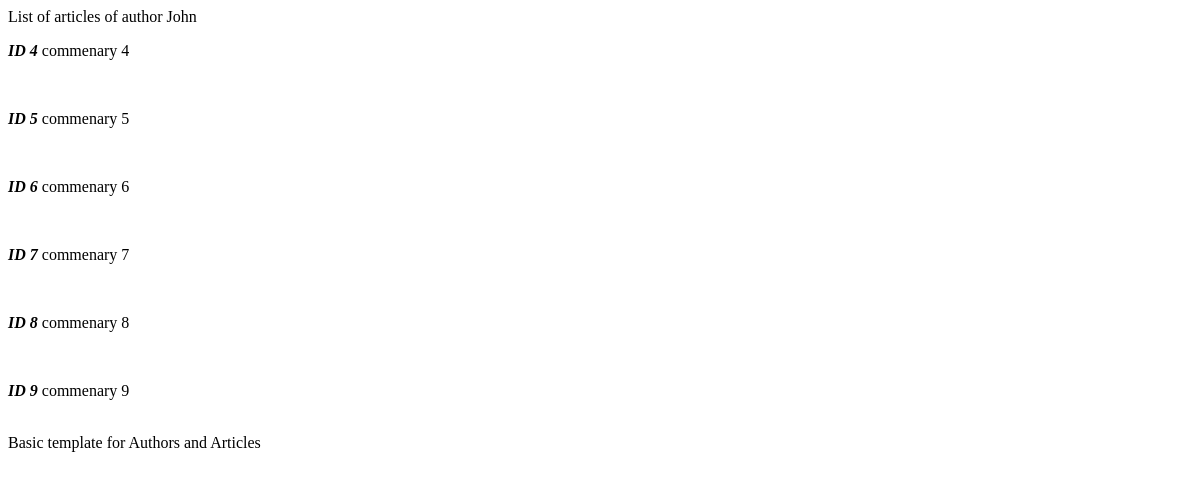
/sem_2/articles/2/, run on an earlier commit of the app's database.
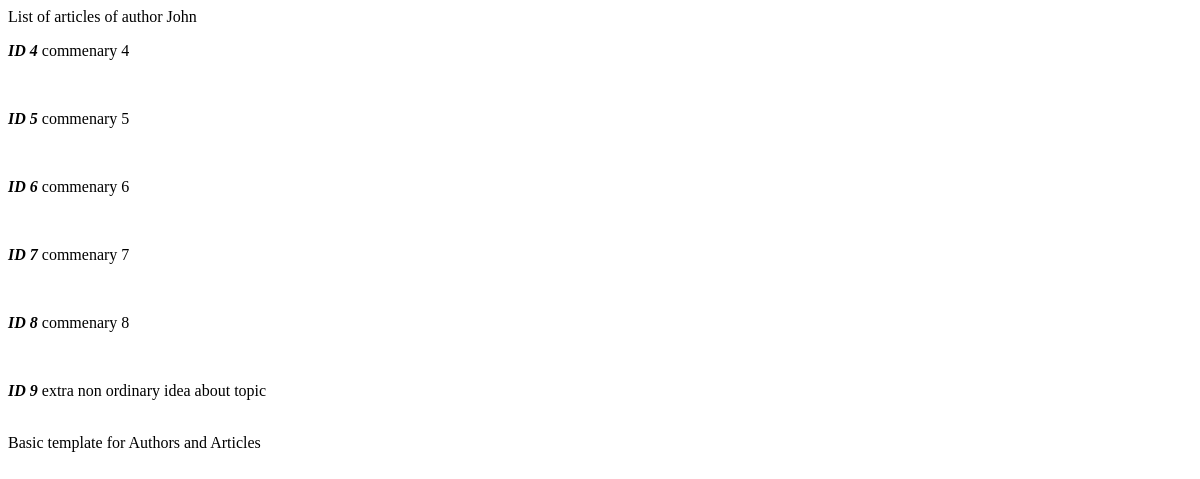
And on a later commit of the database.
### sem_app_2/models.py (models this page shows, shortened)
class Article(models.Model):
    head = models.CharField(max_length=200)
    content = models.TextField()
    publish_date = models.DateField()
    author = models.ForeignKey(Author, on_delete=models.CASCADE)
    category = models.CharField(max_length=100)
    views = models.IntegerField(default=0)
    published = models.BooleanField(default=False)

### sem_app_2/views.py (the view)
# urls.py: path('articles/<int:author_id>/', views.get_articles, name='articles'),
def get_articles(request, author_id):
    context = dict()
    articles = Article.objects.all().filter(author_id=author_id)
    author = Author.objects.get(pk=author_id)
    context['title'] = f'{author.full_name} articles'
    context['text'] = f'List of articles of author {author.name}'
    context['articles'] = articles
    return render(request, 'sem_app_2/articles.html', context=context)

### sem_app_2/templates/sem_app_2/articles.html (shortened to what this page needs)
{% extends 'sem_app_2/base.html' %}
{% block content %}
    {{ text }} <br>
    {% for article in articles %}
        {% if article.published %}
        <p><b>{{ article.id }}</b>  <a href="{% url 'article' article.id %}">{{ article.head }}</a></p>
        {% else %}
        <p><i><b>ID {{ article.id }}</b></i>  {{ article.head }}</p><br>
        {% endif %}
    {% endfor %}
{% endblock %}

What changed in the data, as far as the page shows it:
changed Article id 9: head "commenary 9" → "extra non ordinary idea about topic"
